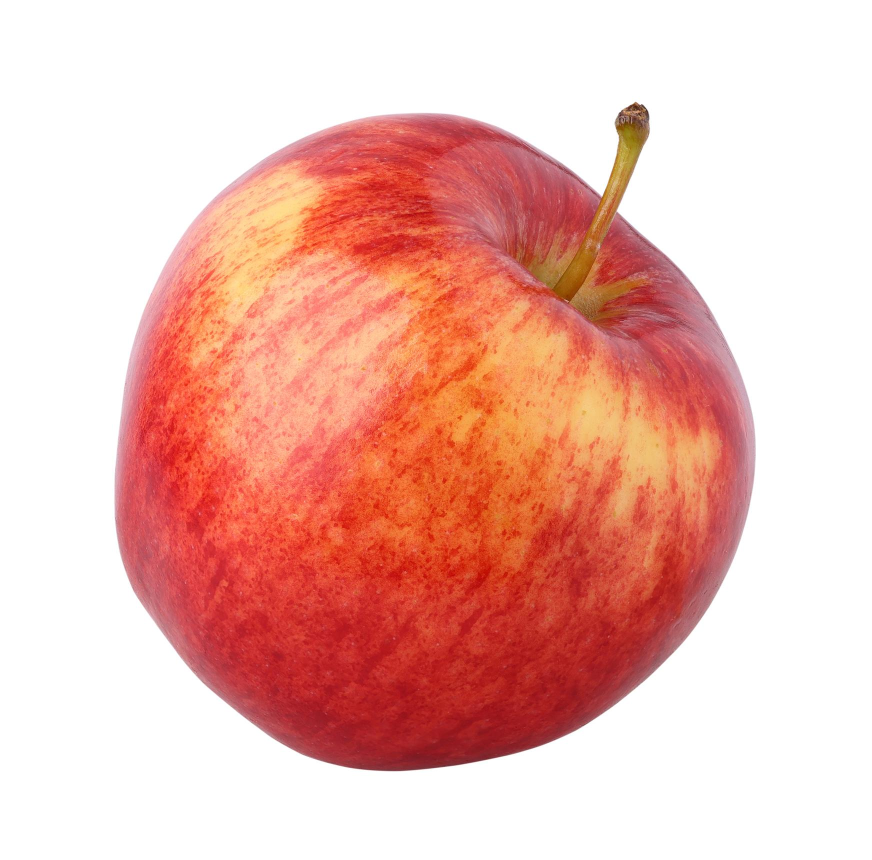
#> input picture build/source-images/apples/gala-royal-gala-2.jpg, 1744 x 1719 px (shown at 1/2 size); its folder holds 8 pictures in this run; the run also reads 1 picture not shown here
$ python prepare_apples.py
#> lines starting #> are read from the running program, lines starting #| are printed output that depends on the picture
#!/usr/bin/env python3
"""
PAYA ORIGIN — apple catalogue asset preparation.

Same two image languages as the rest of the house (see prepare_assets.py),
plus one this library makes possible for the first time:

  CUTOUT   — whole fruit lifted off a studio sweep onto the paper tone.
             Shape and colour coverage are both specification fields for
             apples, so the silhouette has to survive; a frame-filling crop
             would destroy exactly the information the page is selling.

Studio cutouts now exist for all five varieties. The Fuji gap flagged in the
first edition was closed by a dedicated studio frame supplied afterwards, and
the packed-carton stand-in has been retired.

The second delivery also brought high-resolution plate material — several
frames at 2000-3000 px on the long edge — which is what makes full-bleed pages
possible at print resolution rather than merely on screen.

One file from that delivery (the mixed green-and-red mass, 123f.jpg) was a
watermarked Unsplash+ preview, with "unsplash+" tiled across the frame. It is
deleted rather than retouched: the watermark means the licence has not been
bought, and a comp file cannot go into a client's catalogue. Every other frame
in the delivery was checked at full resolution and is clean.
"""

import os
from PIL import Image, ImageEnhance, ImageFilter

HERE = os.path.dirname(__file__)
SRC = os.path.join(HERE, "source-images", "apples")
OUT = os.path.join(HERE, "..", "design", "assets", "apples")
os.makedirs(OUT, exist_ok=True)

PAPER = (246, 242, 234)          # --paper, so cutouts sit on the page tone


def grade(im, warmth=0.9, sat=1.0, contrast=1.05, bright=1.0):
    im = im.convert("RGB")
    r, g, b = im.split()
    r = r.point(lambda v: min(255, int(v * (1 + 0.045 * warmth))))
    b = b.point(lambda v: max(0, int(v * (1 - 0.035 * warmth))))
    im = Image.merge("RGB", (r, g, b))
    im = ImageEnhance.Color(im).enhance(sat)
    im = ImageEnhance.Contrast(im).enhance(contrast)
    return ImageEnhance.Brightness(im).enhance(bright)


def sharpen(im, amount=55):
    return im.filter(ImageFilter.UnsharpMask(radius=1.5, percent=amount, threshold=3))


def content_bbox(im, tol=236):
    g = im.convert("L")
    return g.point(lambda v: 0 if v > tol else 255).getbbox()


def cutout(name, src, size=1000, pad=0.06, sat=1.02, contrast=1.06):
    """Whole fruit on the paper tone, centred in a square, silhouette intact."""
    im = Image.open(os.path.join(SRC, src)).convert("RGB")
    bb = content_bbox(im)
    if bb:
        im = im.crop(bb)
    im = grade(im, sat=sat, contrast=contrast)

    # roll the studio sweep to the paper tone rather than leaving a white box
    px = im.load()
    W, H = im.size
    for y in range(H):
        for x in range(W):
            r, g, b = px[x, y]
            lum = (r * 299 + g * 587 + b * 114) // 1000
            if lum < 214:
                continue
            t = min(1.0, (lum - 214) / 41.0)
            px[x, y] = (int(r + (PAPER[0] - r) * t),
                        int(g + (PAPER[1] - g) * t),
                        int(b + (PAPER[2] - b) * t))

    side = int(max(W, H) * (1 + pad * 2))
    canvas = Image.new("RGB", (side, side), PAPER)
    canvas.paste(im, ((side - W) // 2, (side - H) // 2))
    canvas = canvas.resize((size, size), Image.LANCZOS)
    canvas = sharpen(canvas, 60)
    canvas.save(os.path.join(OUT, f"{name}.jpg"), quality=91, optimize=True)
    print(f"  cutout    {name:<18} {src:<24} -> {size}x{size}")


def specimen(name, src, zoom=1.0, shift=(0.0, 0.0), size=900, box=None,
             sat=1.0, contrast=1.06):
    """Square crop the fruit fills — used for colour/skin comparison."""
    im = Image.open(os.path.join(SRC, src)).convert("RGB")
    if box:
        im = im.crop(box)
    W, H = im.size
    side = min(W, H) / zoom
    cx, cy = W / 2 + shift[0] * side, H / 2 + shift[1] * side
    left = max(0, min(W - side, cx - side / 2))
    top = max(0, min(H - side, cy - side / 2))
    im = im.crop((int(left), int(top), int(left + side), int(top + side)))
    im = im.resize((size, size), Image.LANCZOS)
    im = sharpen(grade(im, sat=sat, contrast=contrast), 65)
    im.save(os.path.join(OUT, f"{name}.jpg"), quality=90, optimize=True)
    print(f"  specimen  {name:<18} {src:<24} -> {size}x{size}")


def scene(name, src, aspect, focus=(0.5, 0.5), zoom=1.0, width=1400,
          sat=0.97, contrast=1.04):
    im = Image.open(os.path.join(SRC, src)).convert("RGB")
    W, H = im.size
    tw, th = aspect
    target = tw / th
    if W / H > target:
        ch = H / zoom
        cw = ch * target
    else:
        cw = W / zoom
        ch = cw / target
    cw, ch = min(cw, W), min(ch, H)
    left = max(0, min(W - cw, focus[0] * W - cw / 2))
    top = max(0, min(H - ch, focus[1] * H - ch / 2))
    im = im.crop((int(left), int(top), int(left + cw), int(top + ch)))
    height = int(width * th / tw)
    im = im.resize((width, height), Image.LANCZOS)
    im = sharpen(grade(im, sat=sat, contrast=contrast), 45)
    im.save(os.path.join(OUT, f"{name}.jpg"), quality=88, optimize=True)
    print(f"  scene     {name:<18} {src:<24} -> {width}x{height}")


def main():
    print("preparing apple assets\n")

    # -- CUTOUTS: whole fruit, silhouette preserved --------------------------
    # Frame-filling crops of these were built first and dropped: they destroy
    # the silhouette, and shape is a specification field for apples.
    cutout("cut-gala",   "gala-royal-gala-2.jpg")
#> in cutout, im is the input picture: PIL image 1744x1719 RGB; mean R, G, B 238.3, 186.4, 177.1
#> in cutout, `bb = content_bbox(im)`: bb = (229, 203, 1512, 1543)
    cutout("cut-golden", "golden-delicious-3.jpg")
#> call 2 of cutout, with name = 'cut-golden', src = 'golden-delicious-3.jpg', size = 1000, pad = 0.06, sat = 1.02, contrast = 1.06
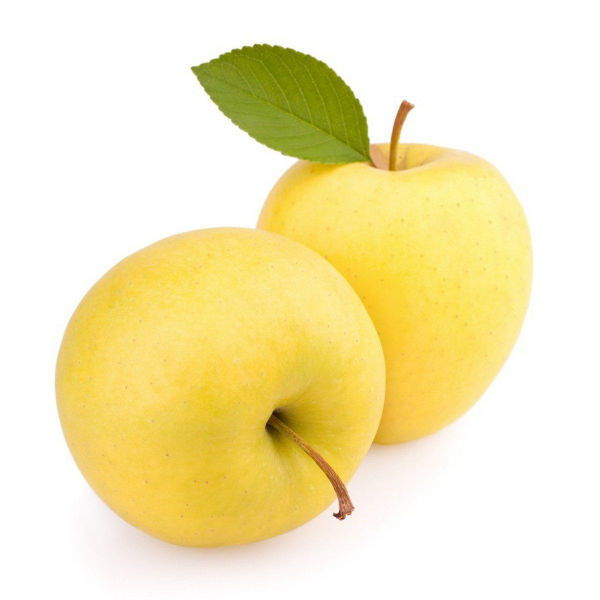
#> input picture build/source-images/apples/golden-delicious-3.jpg, 1200 x 1200 px (shown at 1/2 size)
#> in cutout, im is the input picture: PIL image 1200x1200 RGB; mean R, G, B 245.3, 233.7, 185.4
#> call 2 of content_bbox, with tol = 236
#> in content_bbox (call 2), `g = im.convert("L")`:
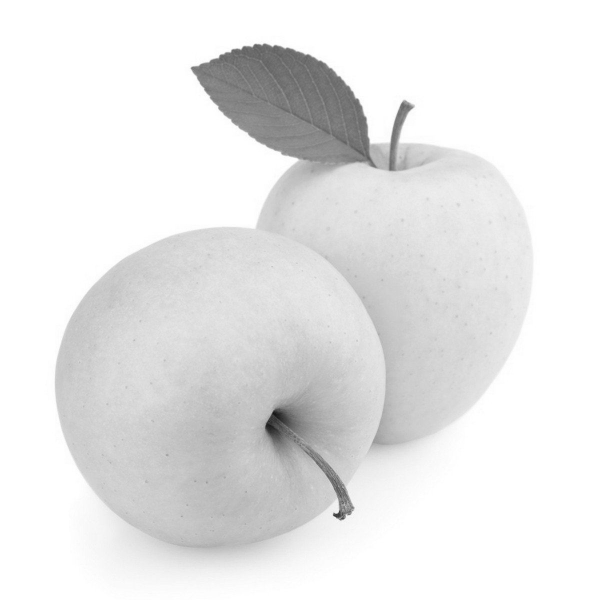
#> g: PIL image 1200x1200 L (shown at 1/2 size); min 17, max 255, mean 231.7
#> in cutout (call 2), `bb = content_bbox(im)`: bb = (109, 86, 1065, 1144)
    cutout("cut-red",    "red-delicious-7.jpg")
#> call 3 of cutout, with name = 'cut-red', src = 'red-delicious-7.jpg', size = 1000, pad = 0.06, sat = 1.02, contrast = 1.06
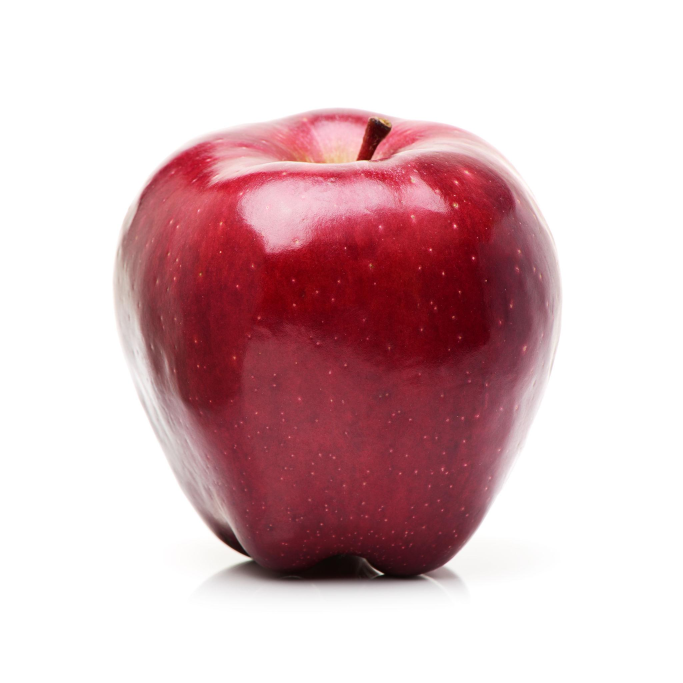
#> input picture build/source-images/apples/red-delicious-7.jpg, 2048 x 2048 px (shown at 1/3 size)
#> in cutout, im is the input picture: PIL image 2048x2048 RGB; mean R, G, B 217.6, 187.2, 191.2
#> call 3 of content_bbox, with tol = 236
#> in content_bbox (call 3), `g = im.convert("L")`:
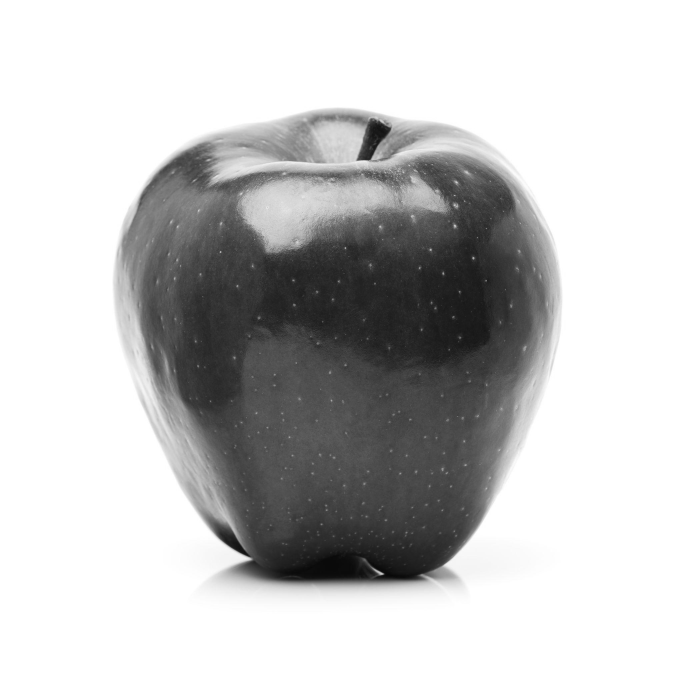
#> g: PIL image 2048x2048 L (shown at 1/3 size); min 3, max 255, mean 196.7
#> in cutout (call 3), `bb = content_bbox(im)`: bb = (339, 323, 1686, 1789)
#> call 3 of grade, with warmth = 0.9, sat = 1.02, contrast = 1.06, bright = 1
#> in grade (call 3), `r, g, b = im.split()`:
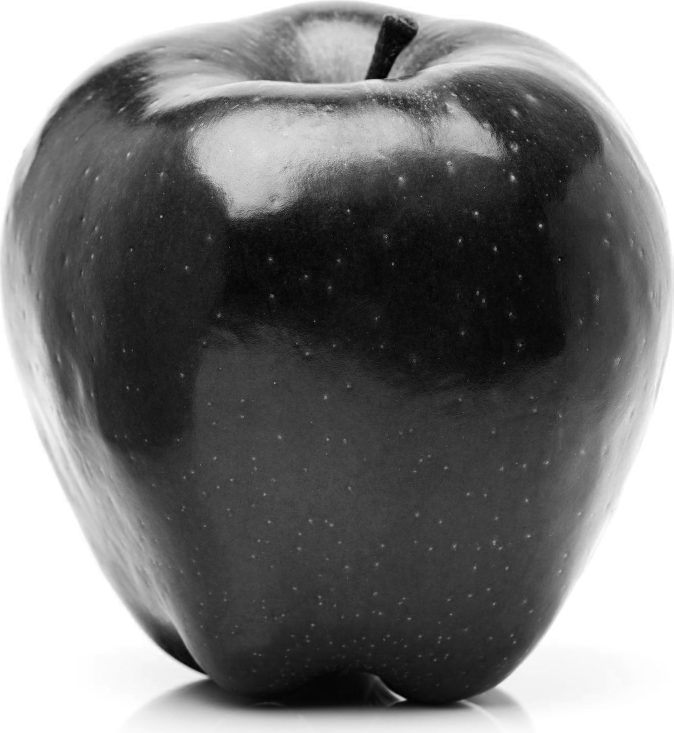
#> b: PIL image 1347x1466 L (shown at 1/2 size); min 0, max 255, mean 119.5
#> in cutout (call 3), `canvas.paste(im, ((side - W) // 2, (side - H) // 2))`:
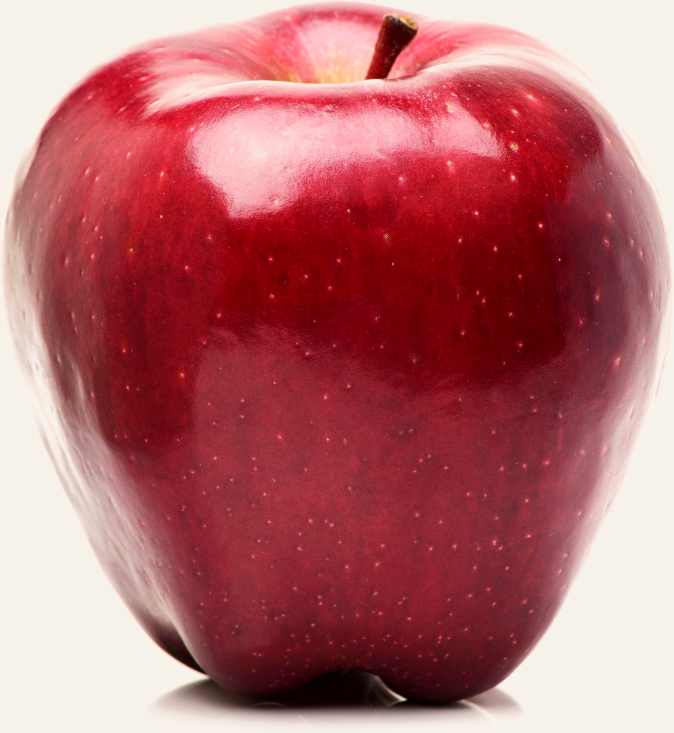
#> im: PIL image 1347x1466 RGB (shown at 1/2 size); mean R, G, B 179.6, 105.3, 109.5
#> in cutout (call 3), `canvas.paste(im, ((side - W) // 2, (side - H) // 2))`:
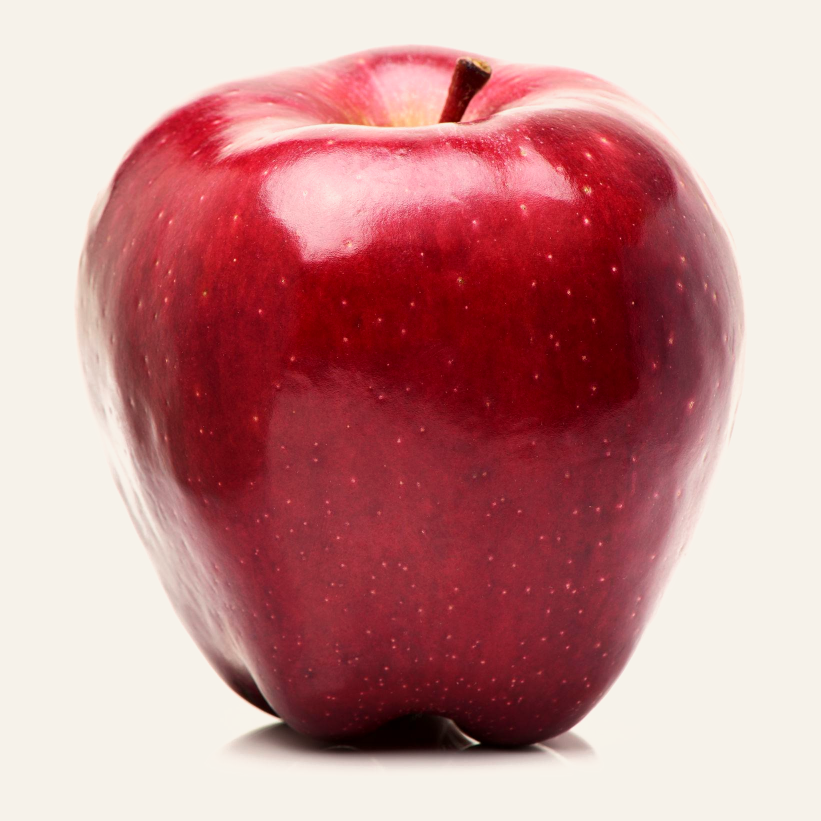
#> canvas: PIL image 1641x1641 RGB (shown at 1/2 size); mean R, G, B 197.3, 141.8, 142.7
    cutout("cut-granny", "granny-smith-4.jpg")
    cutout("cut-fuji",   "fuji-studio.png")

    # -- SCENES: one orchard or tree frame per variety, all five present ------
    scene("sc-gala",   "gala-royal-gala.jpg",  (4, 3), focus=(0.5, 0.5), width=1300)
    scene("sc-golden", "golden-delicious.jpg", (4, 3), focus=(0.5, 0.5), width=1300)
    scene("sc-red",    "red-delicious-2.webp", (4, 3), focus=(0.5, 0.5),  width=640)
    scene("sc-granny", "granny-smith.jpg",     (4, 3), focus=(0.5, 0.5), width=1400)

    # Two packed-carton frames (granny-smith-2, red-delicious-4) are not built:
    # they carry another company's label on every fruit and cannot appear in a
    # PAYA ORIGIN catalogue.

    # -- SCENES: harvest, packing, transport ---------------------------------
    scene("sc-bin",        "golden-delicious-2.jpg", (4, 3), width=1300)
    scene("sc-picking",    "granny-smith-3.jpg",     (16, 9), width=1200)
    scene("sc-branch",     "red-delicious-3.jpg",    (1, 1), width=800)
    scene("sc-gala-close", "gala-closeup.jpg",       (1, 1), focus=(0.5, 0.45), width=700)

    scene("pk-fuji",   "fuji-3.jpg",          (4, 3), focus=(0.5, 0.48), zoom=1.05, width=1200)
    scene("pk-crates", "fuji-5.jpg",          (16, 9), width=1280)

    scene("sc-fuji-tree", "fuji-tree.jpg", (4, 3), focus=(0.5, 0.5), width=700)

    # -- PLATES: the high-resolution second delivery -------------------------
    # These are the frames big enough to run full-bleed at A4 without going
    # soft, so this is where the catalogue spends its photography budget.
    scene("plate-cover",  "hero-dark.jpg",   (210, 297), focus=(0.5, 0.52), width=2000,
          contrast=1.03)
    scene("plate-leaf",   "hero-leaf.png",   (210, 297), focus=(0.5, 0.54), width=2000)
    scene("plate-wide",   "red-delicious.jpg", (210, 297), focus=(0.5, 0.45), width=1200)

    # tall columns, for pages that carry an image full height beside the text
    scene("col-massred",  "mass-red.jpg",    (2, 3), focus=(0.5, 0.5),  width=736)
    scene("col-drops",    "drops.jpg",       (2, 3), focus=(0.5, 0.5),  width=938)
    scene("col-branch",   "branch-bokeh.jpg",(2, 3), focus=(0.5, 0.5),  width=850)

    # wide bands, for the foot or head of a page
    scene("band-sky",     "branch-sky.jpg",  (2, 1), focus=(0.5, 0.62), width=736,
          sat=0.80, contrast=1.06)
    scene("band-table",   "hero-table.jpg",  (16, 6), focus=(0.5, 0.44), width=2000)

    print("""
NOTE:
  The Fuji studio gap is closed — all five varieties now have a cutout.
  Still outstanding: photography of PAYA's own packing line. The packed
  shots on file carry another company's labels on every fruit, so the three
  packing formats are still drawn rather than photographed.""")


if __name__ == "__main__":
#> (the run stopped early here; a loop or call above may not have finished)
